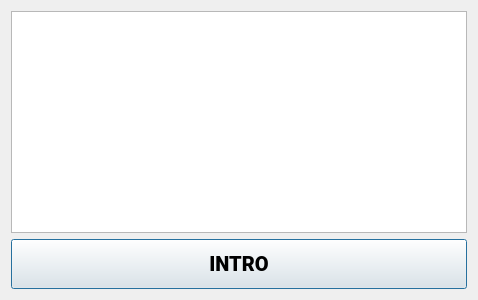
<?xml version="1.0" encoding="UTF-8"?>
<ui version="4.0">
 <class>Dialog</class>
 <widget class="QDialog" name="Dialog">
  <property name="geometry">
   <rect>
    <x>0</x>
    <y>0</y>
    <width>478</width>
    <height>300</height>
   </rect>
  </property>
  <property name="minimumSize">
   <size>
    <width>450</width>
    <height>300</height>
   </size>
  </property>
  <property name="font">
   <font>
    <family>Roboto</family>
   </font>
  </property>
  <property name="windowTitle">
   <string>Dialog</string>
  </property>
  <property name="toolTip">
   <string notr="true"/>
  </property>
  <property name="statusTip">
   <string notr="true"/>
  </property>
  <property name="whatsThis">
   <string notr="true"/>
  </property>
  <property name="accessibleName">
   <string notr="true"/>
  </property>
  <property name="accessibleDescription">
   <string notr="true"/>
  </property>
  <property name="locale">
   <locale language="English" country="UnitedKingdom"/>
  </property>
  <property name="windowFilePath">
   <string notr="true"/>
  </property>
  <layout class="QGridLayout" name="gridLayout">
   <item row="0" column="0">
    <widget class="QTableWidget" name="tbl_form">
     <property name="font">
      <font>
       <family>Consolas</family>
       <pointsize>10</pointsize>
      </font>
     </property>
     <property name="toolTip">
      <string notr="true"/>
     </property>
     <property name="statusTip">
      <string notr="true"/>
     </property>
     <property name="whatsThis">
      <string notr="true"/>
     </property>
     <property name="accessibleName">
      <string notr="true"/>
     </property>
     <property name="accessibleDescription">
      <string notr="true"/>
     </property>
     <property name="selectionMode">
      <enum>QAbstractItemView::SingleSelection</enum>
     </property>
     <property name="selectionBehavior">
      <enum>QAbstractItemView::SelectRows</enum>
     </property>
     <attribute name="verticalHeaderVisible">
      <bool>false</bool>
     </attribute>
    </widget>
   </item>
   <item row="1" column="0">
    <widget class="QPushButton" name="btn_intro">
     <property name="minimumSize">
      <size>
       <width>0</width>
       <height>50</height>
      </size>
     </property>
     <property name="maximumSize">
      <size>
       <width>16777215</width>
       <height>50</height>
      </size>
     </property>
     <property name="font">
      <font>
       <family>Roboto Black</family>
       <pointsize>15</pointsize>
      </font>
     </property>
     <property name="toolTip">
      <string notr="true"/>
     </property>
     <property name="statusTip">
      <string notr="true"/>
     </property>
     <property name="whatsThis">
      <string notr="true"/>
     </property>
     <property name="accessibleName">
      <string notr="true"/>
     </property>
     <property name="accessibleDescription">
      <string notr="true"/>
     </property>
     <property name="text">
      <string notr="true">INTRO</string>
     </property>
     <property name="shortcut">
      <string notr="true"/>
     </property>
    </widget>
   </item>
  </layout>
 </widget>
 <resources/>
 <connections/>
</ui>
